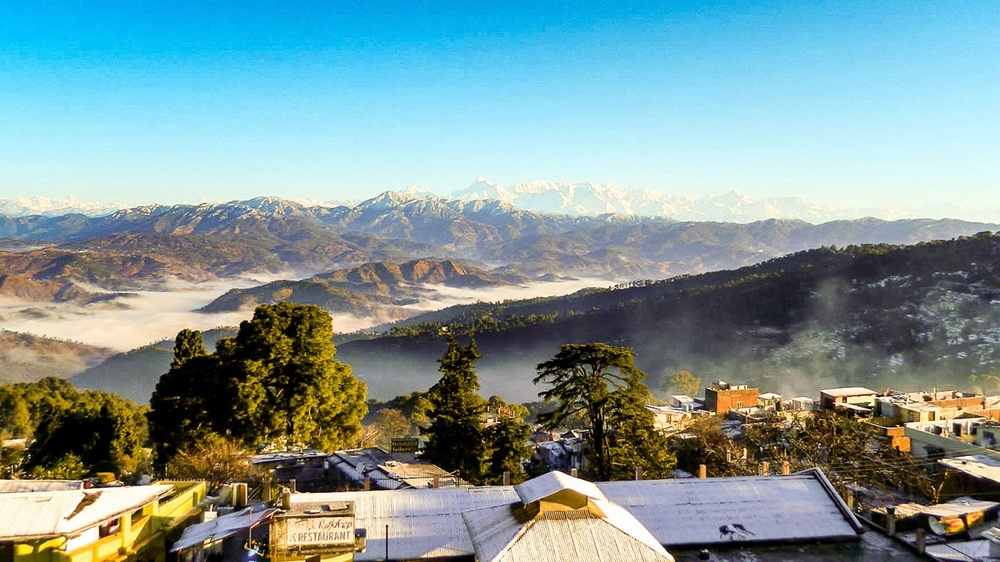
//> input picture tutorial-OpenCV/input/ranikhet.jpg, 1000 x 562 px, shrunk from 1920 x 1080 before the run
$ ./main   (built with g++ and OpenCV 4)
//> lines starting //> are read from the running program, lines starting //| are printed output that depends on the picture
#include<iostream>

#include<opencv2/imgcodecs.hpp>
#include<opencv2/imgproc.hpp>
#include<opencv2/highgui.hpp>

//For generating Pseudo Random Numbers
#include<random>

// [6 lines left out: function __gfnGenRandomNumber, not called in this run]

/*
* Unique Learnigns:
* Use cv::Mat_<uchar>, and clImage(iRow,iCol) instead of clImage.at<uchar>(iRow,iCol)
* Use cv::Mat_<cv::Vec3b>, and clImage(iRow,iCol) instead of clImage.at<cv::Vec3b>(iRow,iCol)
* Use uchar* uchpData = clImage.ptr<iRow> to access pixel value (for multichannel: W*3) of entire row
* Use cv::Mat::creat(): verify if the output image has an allocated data buffer with a size and pixel type that matches the ones of the input image. This is the method to use when a matrix must be re-allocated with a new size and type. If, by chance, the matrix already has the size and type specified, then no operation is performed and the method simply returns without touching the instance.
* Use cv::Mat::isContinuous() for verifying whether the image is padded or not
* The method reshape changes the matrix dimensions without requiring any memory copy or re-allocation. The first parameter is the new number of channels and the second one is the new number of rows. The number of columns is readjusted accordingly.
* Use clImage.data to get the pointer to underlying type; use clImage.step, to go to the next row; includes padding
* Use cv::MatIterator_<cv::Vec3b> it for RGB STL style iterator; cv::Mat_<cv::Vec3b>::iterator it = clImage.begin<cv::Vec3b>()
* use cv::MatConstIterator_<cv::Vec3b> for constant iterator to normal or const cv::Mat_<cv::Vec3b>; cv::Mat_<cv::Vec3b>::const_iterator
* Multi-threading is another way to increase the efficiency of your algorithms, especially since the advent of multi-core processors. OpenMP and the Intel Threading Building Blocks (TBB) are two popular APIs used in concurrent programming to create and manage your threads.
* This is done by changing negative values to 0 and values over 255 to 255. This is exactly what the cv::saturate_cast<uchar> function is doing
* Use cv::filter2D(nclImage,clImage,nclImage.depth(),kernel) to apply any kernel, specially for larger kernels
*
*/

namespace Chapter2 {

	/// <summary>
	/// Adds the salt to the image, by setting the value of pixel to 255, depending on channels on the image
	/// </summary>
	/// <param name="clarImage"></param>
	/// <param name="iNum"></param>
	// [152 lines left out: functions __gfnsalt, __gfnReduceColor, __gfnMeasureDuration, __gfnSharpenImage, __gfnSharpenImage2, not called in this run]

	void __gfnImageArithmetic(const cv::Mat& nclarInputImage1, const cv::Mat& nclarInputImage2, cv::Mat& clarOutputImage) {
		cv::addWeighted(nclarInputImage1, 0.9, nclarInputImage2, 0.7, 0.0, clarOutputImage);
	}

	/*
	*	// create vector of 3 images
	*	std::vector<cv::Mat> planes;
	*	// split 1 3-channel image into 3 1-channel images
	*	cv::split(image1,planes);
	*	// add to blue channel
	*	planes[0]+= image2;
	*	// merge the 3 1-channel images into 1 3-channel image
	*	cv::merge(planes,result);
	*
	*/
}

int main() {

	cv::Mat clInputImage = cv::imread("input/ranikhet.jpg", cv::IMREAD_COLOR);
//> clInputImage is the input picture: 562 rows x 1000 cols, CV_8UC3; mean B, G, R 152.8, 152.6, 127.2
	cv::Mat clOutputImage;

	// [12 lines of commented-out code are left out]
	cv::Mat clInputImage2 = cv::imread("input/ranikhet2.jpg", cv::IMREAD_COLOR);
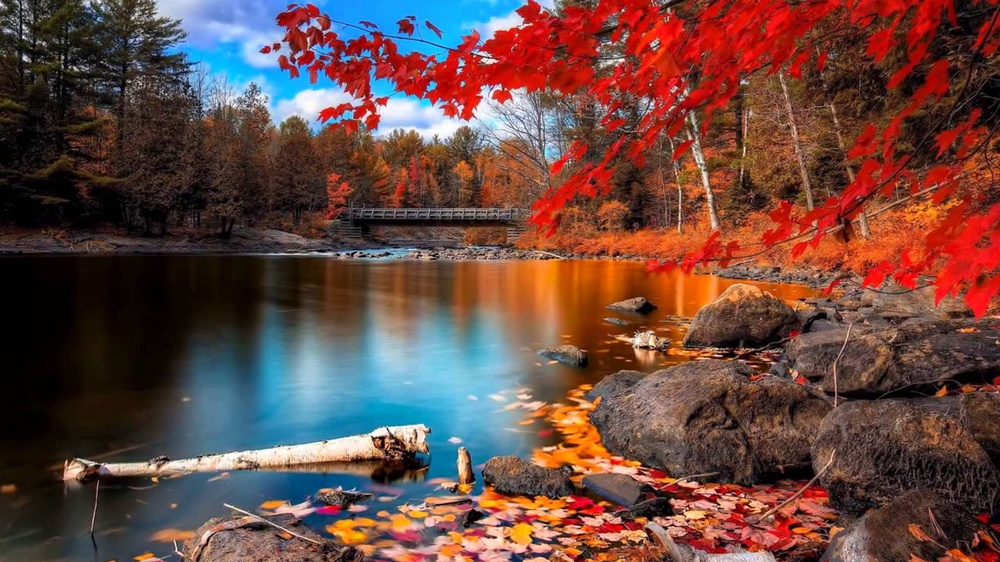
//> input picture tutorial-OpenCV/input/ranikhet2.jpg, 1000 x 562 px, shrunk from 1920 x 1080 before the run
//> clInputImage2 is the input picture: 562 rows x 1000 cols, CV_8UC3; mean B, G, R 64.5, 71, 104.8
	Chapter2::__gfnImageArithmetic(clInputImage, clInputImage2, clOutputImage);
//> in __gfnImageArithmetic, `cv::addWeighted(nclarInputImage1, 0.9, nclarInputImage2, 0.7, 0.0, cla..`:
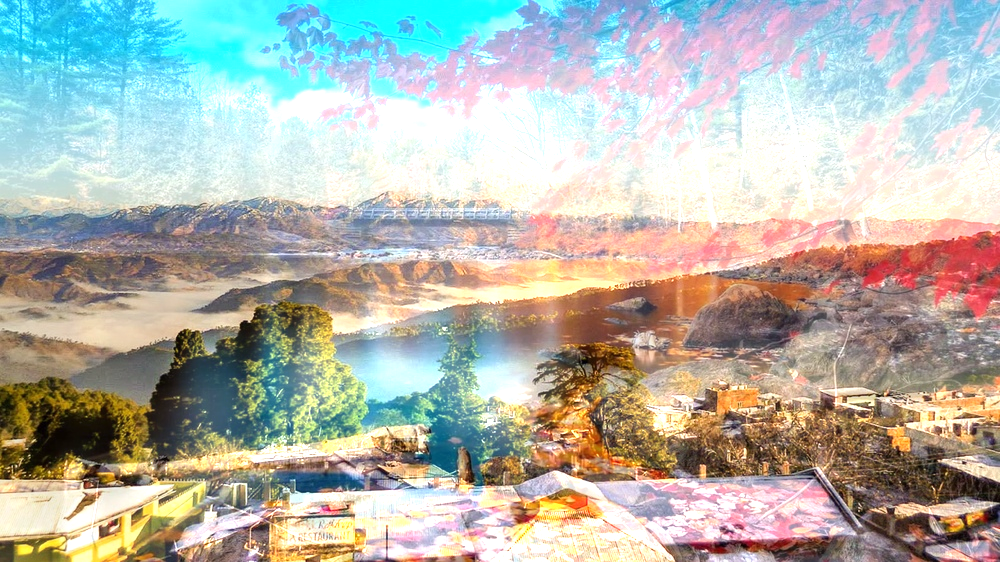
//> clarOutputImage: 562 rows x 1000 cols, CV_8UC3; mean B, G, R 173.2, 181.5, 179.3
	cv::imshow("Output", clOutputImage);
	cv::waitKey(0);


	return 0;
}
